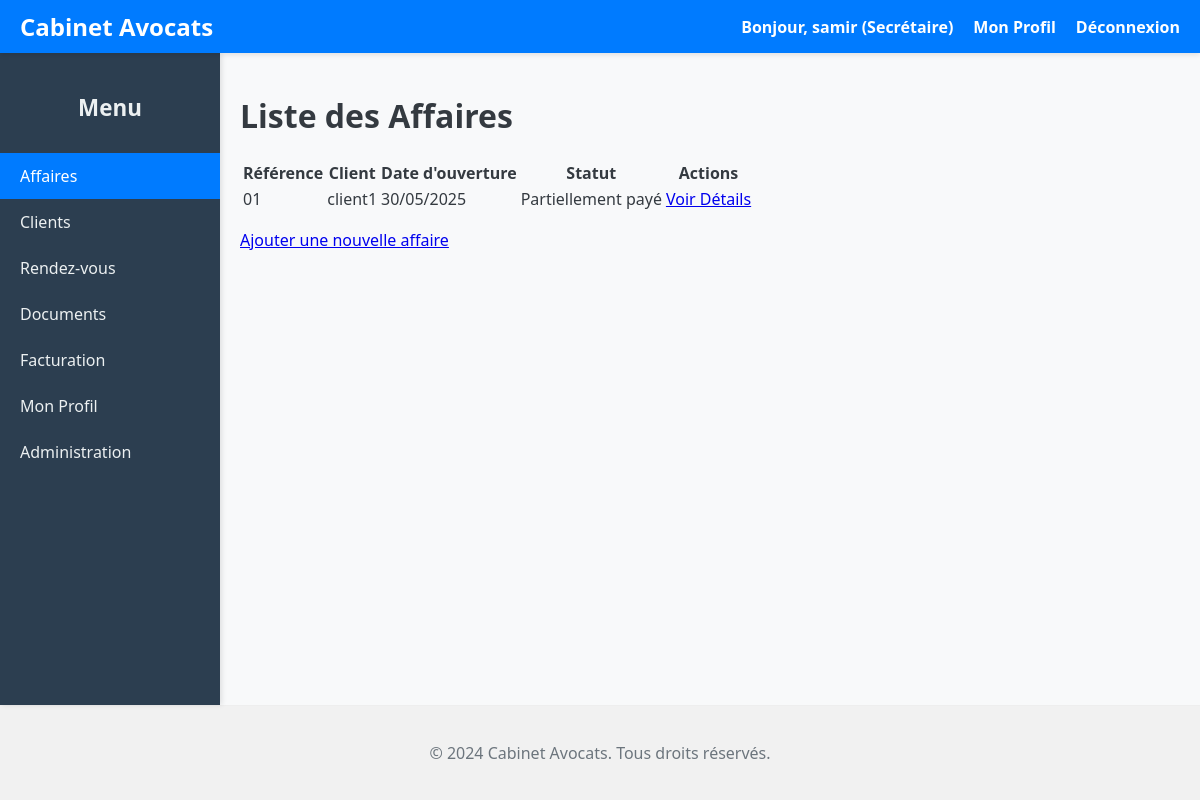
The page /affaires/ (signed in) on the database its author committed.
### utilisateurs/models.py (models this page shows, shortened)
class Utilisateur(AbstractUser):
    ROLE_CHOICES = [
        ("AVOCAT", "Avocat"),
        ("SECRETAIRE", "Secrétaire")
    ]
    adresse = models.TextField()
    telephone = models.CharField(max_length=12, null=True, blank=True)
    role = models.CharField( max_length=20, choices=ROLE_CHOICES, default="SECRETAIRE", # Rôle par défaut si non spécifié
        verbose_name="Rôle",
        help_text="Le rôle de l'utilisateur au sein du cabinet (Avocat ou Secrétaire)."
    )
    groups = models.ManyToManyField( Group, verbose_name='groupes', blank=True, help_text='Les groupes auxquels cet utilisateur appartient. Un utilisateur '
                  'obtiendra toutes les permissions accordées à chacun de ses groupes.',
        related_name="utilisateur_set",  # Nom unique pour éviter les conflits
        related_query_name="utilisateur",
    )
    user_permissions = models.ManyToManyField( Permission, verbose_name='permissions utilisateur', blank=True, help_text='Permissions spécifiques pour cet utilisateur.',
        related_name="utilisateur_set",  # Nom unique pour éviter les conflits
        related_query_name="utilisateur",
    )
    class Meta:
        verbose_name = "Utilisateur"
        verbose_name_plural = "Utilisateurs"
        ordering = ['username'] # Tri par nom d'utilisateur par défaut

### affaire/models.py (models this page shows, shortened)
class Affaire(models.Model):
    STATUT_CHOICES = [
        ('EN_ATTENTE', 'En attente'),
        ('PAYE', 'Payé'),
        ('PARTIELLEMENT_PAYE', 'Partiellement payé'),
        ('ANNULE', 'Annulé'),
        ('CLOTURE', 'Clôturé'),
    ]
    client = models.ForeignKey( Client, on_delete=models.CASCADE, verbose_name="Client associé", related_name="affaires")
    reference = models.CharField( max_length=50, unique=True, verbose_name="Référence de l'affaire")
    date_ouverture = models.DateField( verbose_name="Date d'ouverture", null=True, blank=True)
    statut = models.CharField( max_length=20, choices=STATUT_CHOICES, verbose_name="Statut de l'affaire", default='EN_ATTENTE')
    description = models.TextField( verbose_name="Description détaillée", blank=True )
    avocat_responsable = models.ForeignKey(
        Utilisateur,  # Utilisation de votre modèle personnalisé
        on_delete=models.SET_NULL,
        null=True,
        blank=True,
        verbose_name="Avocat responsable",
        related_name="affaires_en_charge",
        limit_choices_to={'role': 'AVOCAT'}  # Restreint le choix aux utilisateurs avec rôle AVOCAT
    )
    titre = models.CharField( max_length=200, verbose_name="Titre de l'affaire" )
    date_cloture = models.DateField( verbose_name="Date de clôture", null=True, blank=True )
    frais = models.DecimalField( max_digits=10, decimal_places=2, verbose_name="Frais juridiques", default=0.00, validators=[MinValueValidator(0)] )
    class Meta:
        verbose_name = "Affaire"
        verbose_name_plural = "Affaires"
        ordering = ['-date_ouverture']
        permissions = [
            ("changer_statut", "Peut modifier le statut des affaires"),
            ("voir_toutes_affaires", "Peut voir toutes les affaires (même celles des autres avocats)"),
        ]

### clients/models.py (models this page shows, shortened)
class Client(models.Model):
    nom = models.CharField(max_length=100)
    type_client = models.CharField(choices=[("PARTICULIER", "Particulier"), ("ENTREPRISE", "Entreprise")], max_length=20) # Ajout de max_length
    email = models.EmailField()
    telephone = models.CharField(max_length=20)
    adresse = models.TextField()
    date_creation = models.DateTimeField(auto_now_add=True)

### affaire/views.py (the view)
# urls.py: path('', views.liste_affaires, name='liste_affaires'),
@login_required
def liste_affaires(request):
    affaires = Affaire.objects.all().select_related('client') # Optimise la requête pour récupérer aussi le client
    context = {
        'affaires': affaires,
        'titre_page': "Liste des Affaires",
    }
    return render(request, 'affaire/liste_affaires.html', context)

### affaire/templates/affaire/liste_affaires.html (shortened to what this page needs)
{% extends "base.html" %}
{% block content %}
    <h1>{{ titre_page }}</h1>
    {% if affaires %}
        <table>
            <thead>
                <tr>
                    <th>Référence</th>
                    <th>Client</th>
                    <th>Date d'ouverture</th>
                    <th>Statut</th>
                    <th>Actions</th>
                </tr>
            </thead>
            <tbody>
                {% for affaire in affaires %}
                <tr>
                    <td>{{ affaire.reference }}</td>
                    <td>{{ affaire.client.nom }}</td>
                    <td>{{ affaire.date_ouverture|date:"d/m/Y" }}</td>
                    <td class="statut-{{ affaire.statut|lower }}">
                        {{ affaire.get_statut_display }}
                    </td>
                    <td>
                        <a href="{% url 'affaire:detail_affaire' pk=affaire.pk %}">Voir Détails</a>
                    </td>
                </tr>
                {% endfor %}
            </tbody>
        </table>
    {% else %}
        <p>Aucune affaire n'est enregistrée pour le moment.</p>
    {% endif %}
    <p><a href="{% url 'affaire:nouvelle_affaire' %}">Ajouter une nouvelle affaire</a></p>
{% endblock %}

### templates/base.html (shortened to what this page needs)
<!DOCTYPE html>
<html lang="fr">
<head>
</head>
<body>
    <header>
        <a href="{% url 'affaire:liste_affaires' %}" class="app-title">Cabinet Avocats</a>
        <nav id="mainNav">
            {% if user.is_authenticated %}
                <span>Bonjour, {{ user.first_name|default:user.username }} ({{ user.get_role_display }})</span>
                <a href="{% url 'utilisateurs:profil' %}">Mon Profil</a>
                <a href="{% url 'utilisateurs:logout' %}">Déconnexion</a>
            {% else %}
                <a href="{% url 'utilisateurs:login' %}">Connexion</a>
            {% endif %}
        </nav>
    </header>
    <div class="main-wrapper">
        <aside class="sidebar" id="sidebar">
            {% include '_sidebar.html' %}
        </aside>
        <main class="content-wrapper">
            {% block content %}{% endblock %}
        </main>
    </div>
    <footer>
        <p>&copy; 2024 Cabinet Avocats. Tous droits réservés.</p>
    </footer>
</body>
</html>

### templates/base.html (style rules this page uses)
body { font-family: 'Segoe UI', Tahoma, Geneva, Verdana, sans-serif; margin: 0; background-color: #f8f9fa; color: #343a40; display: flex; min-height: 100vh; flex-direction: column; }
header { background-color: #007bff; padding: 10px 20px; color: white; display: flex; justify-content: space-between; align-items: center; box-shadow: 0 2px 5px rgba(0,0,0,0.1); flex-shrink: 0; position: sticky; top: 0; z-index: 1000; }
header .app-title { font-size: 1.5em; font-weight: bold; color: white; text-decoration: none; flex-shrink: 0; }
header nav { display: flex; gap: 20px; align-items: center; }
header nav a, header nav span { color: white; text-decoration: none; font-weight: bold; transition: color 0.3s ease; white-space: nowrap; }
.main-wrapper { display: flex; flex-grow: 1; }
.sidebar { width: 220px; background-color: #2c3e50; color: white; padding: 20px 0; box-shadow: 2px 0 5px rgba(0,0,0,0.1); flex-shrink: 0; transition: transform 0.3s ease-in-out; overflow-y: auto; z-index: 999; }
.content-wrapper { flex-grow: 1; padding: 20px; overflow-y: auto; }
footer { text-align: center; margin-top: auto; padding: 20px; color: #6c757d; border-top: 1px solid #eee; background-color: #f1f1f1; flex-shrink: 0; }
@media (min-width: 1025px) { .sidebar { width: 220px; } }
@media (min-width: 1025px) { .content-wrapper { padding: 20px; } }

### rows shown on the page
Utilisateur: first_name "samir", role "Secrétaire"
Affaire: reference "01", client.nom "client1", date_ouverture "30/05/2025", statut "Partiellement payé"

### other values the page prints
{{ titre_page }} "Liste des Affaires"
